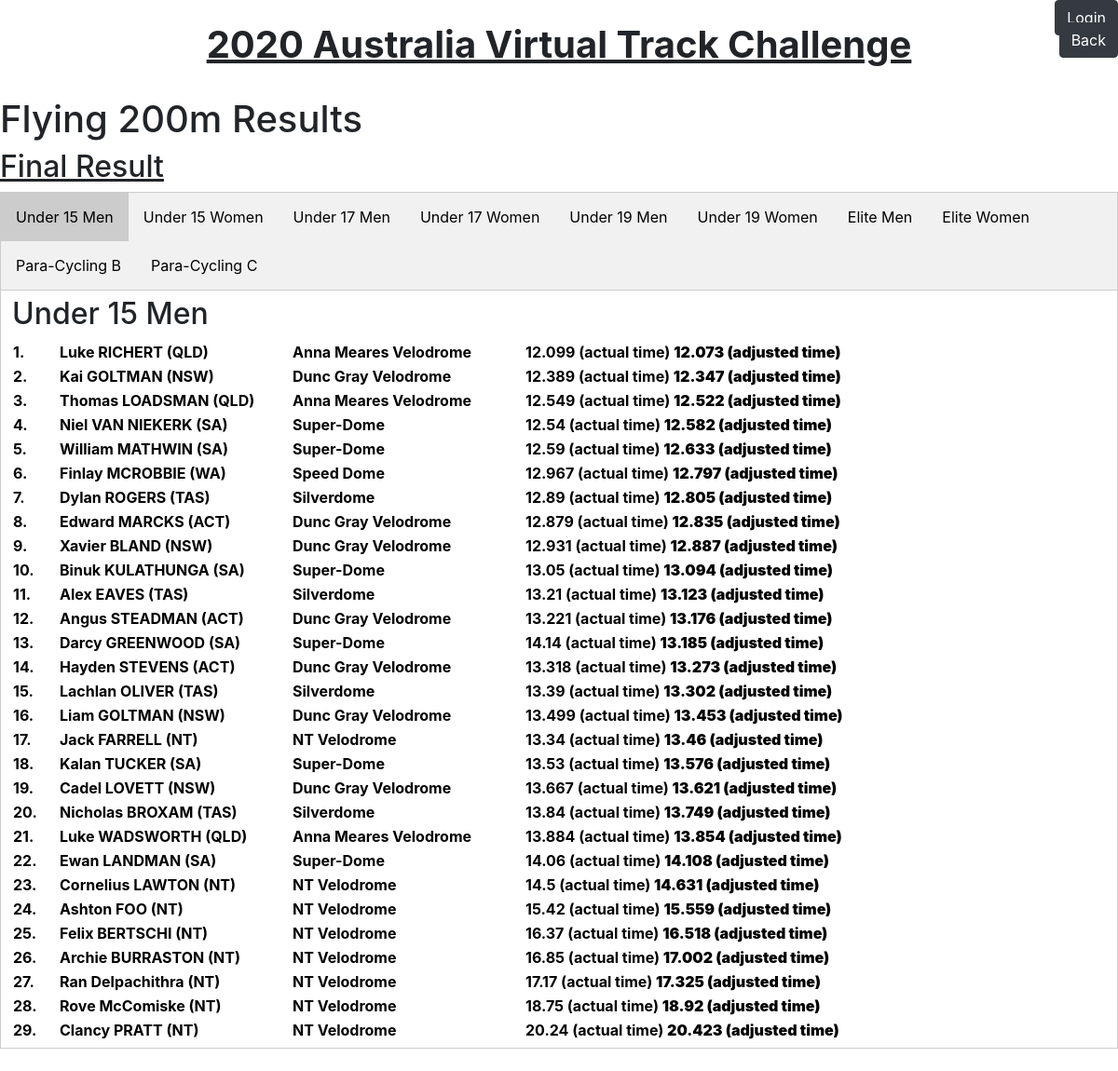
Page /1/results/flying200/ on the committed database.
### web/models.py (models this page shows, shortened)
class Event(models.Model):
    name = models.CharField(null = True, max_length=100)
    date = models.DateField(null=True)
    finish = models.DateField(null=True)
    image = models.ImageField(upload_to='events/images/', null=True)
    National = 'Nat'
    NJTS = 'NJTS'
    event_option_choices = [
        (National, 'National'),
        (NJTS, 'NJTS')
    ]
    event_option = models.CharField(
        max_length=8,
        choices=event_option_choices,
        default=National
    )

class rider(models.Model):
    number = models.IntegerField()
    name = models.CharField(max_length=50)
    representing = models.CharField(max_length=100, blank=True)
    Individual = 'Ind'
    Team = 'Team'
    team_option_choices = [
        (Individual, 'Individual'),
        (Team, 'Team')
    ]
    team_option = models.CharField(
        max_length=4,
        choices=team_option_choices,
        default=Individual
    )
    ACT = 'ACT'
    NSW = 'NSW'
    NT = 'NT'
    QLD = 'QLD'
    SA = 'SA'
    TAS = 'TAS'
    VIC = 'VIC'
    WA = 'WA'
    state_option_choices = [
        (ACT, 'ACT'),
        (NSW, 'NSW'),
        (NT, 'NT'),
        (QLD, 'QLD'),
        (SA, 'SA'),
        (TAS, 'TAS'),
        (VIC, 'VIC'),
        (WA, 'WA'),
    ]
    state = models.CharField(
        max_length=3,
        choices=state_option_choices,
        default=NSW
    )
    velo1 = 'Dunc Gray Velodrome'
    velo2 = 'NT Velodrome'
    velo3 = 'Anna Meares Velodrome'
    velo4 = 'Super-Dome'
    velo5 = 'Silverdome'
    velo6 = 'DISC'
    velo7 = 'Speed Dome'
    velo_option_choices = [
        (velo1, 'Dunc Gray Velodrome'),
        (velo2, 'NT Velodrome'),
        (velo3, 'Anna Meares Velodrome'),
        (velo4, 'Super-Dome'),
        (velo5, 'Silverdome'),
        (velo6, 'DISC'),
        (velo7, 'Speed Dome'),
    ]
    velodrome = models.CharField(
        max_length=50,
         choices=velo_option_choices,
        default=velo1
    )
    team_member1 = models.CharField(max_length=50, blank=True)
    team_member2 = models.CharField(max_length=50, blank=True)
    team_member3 = models.CharField(max_length=50, blank=True)
    team_member4 = models.CharField(max_length=50, blank=True)
    jm15 = 'JM15'
    jw15 = 'JW15'
    jm17 = 'JM17'
    jw17 = 'JW17'
    jm19 = 'JM19'
    jw19 = 'JW19'
    elitem = 'ELITEM'
    elitew = 'ELITEW'
    parab = "Para-B"
    parac = "Para-C"
    age_option_choices = [
        (jm15, 'JM15'),
        (jw15, 'JW15'),
        (jm17, 'JM17'),
        (jw17, 'JW17'),
        (jm19, 'JM19'),
        (jw19, 'JW19'),
        (elitem, 'ELITEM'),
        (elitew, 'ELITEW'),
        (parab, 'PARA-B'),
        (parac, 'PARA-C'),
    ]
    agegroup = models.CharField(
        max_length=6,
        choices=age_option_choices,
        default=jm15
    )
    ip_time = models.CharField(max_length=2,null=True, blank=True)
    ip_time_second = models.CharField(max_length=6,null=True, blank=True)
    ip_time_total = models.FloatField(max_length=8,null=True, blank=True)
    ip_adjusted_time = models.CharField(max_length=8,null=True, blank=True)
    ip_adjusted_second = models.CharField(max_length=8,null=True, blank=True)
    ip_time_total_adjusted = models.FloatField(max_length=8,null=True, blank=True)
    ip_temp = models.FloatField(null=True, blank=True)
    ip_bp = models.FloatField(null=True, blank=True)
    ip_humdity = models.FloatField(null=True, blank=True)
    tt200_time = models.FloatField(max_length=10,null=True, blank=True)
    tt200_adjusted_time = models.FloatField(max_length=10,null=True, blank=True)
    tt200_temp = models.FloatField(null=True, blank=True)
    tt200_bp = models.FloatField(null=True, blank=True)
    tt200_humdity = models.FloatField(null=True, blank=True)
    ts_time = models.FloatField(max_length=10,null=True, blank=True)
    ts_adjusted_time = models.FloatField(max_length=10,null=True, blank=True)
    ts_temp = models.FloatField(null=True, blank=True)
    ts_bp = models.FloatField(null=True, blank=True)
    ts_humdity = models.FloatField(null=True, blank=True)
    ts_ineligable = models.BooleanField(default=False)
    tp_time = models.CharField(max_length=10,null=True, blank=True)
    tp_temp = models.CharField(max_length=10,null=True, blank=True)
    tp_time_second = models.CharField(max_length=6,null=True, blank=True)
    tp_time_total = models.FloatField(max_length=8, null=True, blank=True)
    tp_adjusted_time = models.CharField(max_length=8,null=True, blank=True)
    tp_adjusted_second = models.CharField(max_length=8,null=True, blank=True)
    tp_time_total_adjusted = models.FloatField(max_length=8,null=True, blank=True)
    tp_bp = models.FloatField(null=True, blank=True)
    tp_humdity = models.FloatField(null=True, blank=True)
    tp_ineligable = models.BooleanField(default=False)
    tt_time = models.CharField(max_length=2, null=True, blank=True)
    tt_time_second = models.CharField(max_length=6, null=True, blank=True)
    tt_time_total = models.FloatField(max_length=8, null=True, blank=True)
    tt_adjusted_time = models.CharField(max_length=8, null=True, blank=True)
    tt_adjusted_second = models.CharField(max_length=8, null=True, blank=True)
    tt_time_total_adjusted = models.FloatField(max_length=8, null=True, blank=True)
    tt_temp = models.FloatField(null=True, blank=True)
    tt_bp = models.FloatField(null=True, blank=True)
    tt_humdity = models.FloatField(null=True, blank=True)
    created = models.DateTimeField(auto_now_add=True, editable=False, null=False, blank=False)
    last_modified = models.DateTimeField(auto_now=True, editable=False, null=False, blank=False)
    user = models.ForeignKey(User,null=True, on_delete=models.CASCADE)
    event = models.ForeignKey(Event,null=True, on_delete=models.CASCADE, default=3)
    class Meta(object):
        ordering = ['-event','-id']

### web/views.py (the view)
# urls.py: path('<int:Event_id>/results/flying200/', views.result_flying200, name='result_flying200'),
def result_flying200(request, Event_id):
    events = get_object_or_404(Event, pk=Event_id)
    todaydate = date.today()
    finaldate = events.finish
    u15m = rider.objects.order_by('tt200_adjusted_time').filter(event = events.id, tt200_time__gt=0, agegroup='JM15')
    u15w = rider.objects.order_by('tt200_adjusted_time').filter(event = events.id, tt200_time__gt=0, agegroup='JW15')
    u17m = rider.objects.order_by('tt200_adjusted_time').filter(event = events.id, tt200_time__gt=0, agegroup='JM17')
    u17w = rider.objects.order_by('tt200_adjusted_time').filter(event = events.id, tt200_time__gt=0, agegroup='JW17')
    u19m = rider.objects.order_by('tt200_adjusted_time').filter(event = events.id, tt200_time__gt=0, agegroup='JM19')
    u19w = rider.objects.order_by('tt200_adjusted_time').filter(event = events.id, tt200_time__gt=0, agegroup='JW19')
    elitem = rider.objects.order_by('tt200_adjusted_time').filter(event = events.id, tt200_time__gt=0, agegroup='ELITEM')
    elitew = rider.objects.order_by('tt200_adjusted_time').filter(event = events.id, tt200_time__gt=0, agegroup='ELITEW')
    parab = rider.objects.order_by('tt200_adjusted_time').filter(event = events.id, tt200_time__gt=0, agegroup='Para-B')
    parac = rider.objects.order_by('tt200_adjusted_time').filter(event = events.id, tt200_time__gt=0, agegroup='Para-C')
    return render(request, 'web/result_flying200.html',
                  {'jm15': u15m, 'jw15': u15w, 'jm17': u17m, 'jw17': u17w, 'jm19': u19m, 'jw19': u19w, 'elitem': elitem,
                   'elitew': elitew, 'parab': parab, 'parac': parac, 'timedate': todaydate, 'finaldate': finaldate, 'event':events})

### web/templates/web/result_flying200.html (shortened to what this page needs)
{% extends 'web/base.html'%}
{% block content %}
<a href="../"><button type="submit" class="btn btn-dark" style="position: absolute; right: 0;">Back</button></a>
<center>
    <h1><b><u>{{ event.name }}</u> </b></h1>
    </center>
<br>
<h1>Flying 200m Results</h1>
      {% if timedate <= finaldate %}
<h2><u>Provisional</u></h2>
    {% else %}
    <h2><u>Final Result</u></h2>
{% endif %}
<div class="tab">
  <button class="tablinks" onclick="openCity(event, 'U15M')" id="defaultOpen">Under 15 Men</button>
    <button class="tablinks" onclick="openCity(event, 'U15W')">Under 15 Women</button>
    <button class="tablinks" onclick="openCity(event, 'U17M')">Under 17 Men</button>
    <button class="tablinks" onclick="openCity(event, 'U17W')">Under 17 Women</button>
        {% if event.event_option == "Nat" %}
    <button class="tablinks" onclick="openCity(event, 'U19M')">Under 19 Men</button>
    <button class="tablinks" onclick="openCity(event, 'U19W')">Under 19 Women</button>
    <button class="tablinks" onclick="openCity(event, 'ELITEM')">Elite Men</button>
    <button class="tablinks" onclick="openCity(event, 'ELITEW')">Elite Women</button>
    <button class="tablinks" onclick="openCity(event, 'PARAB')">Para-Cycling B</button>
    <button class="tablinks" onclick="openCity(event, 'PARAC')">Para-Cycling C</button>
    {% endif %}
</div>
<div id="U15M" class="tabcontent">
<h2>Under 15 Men</h2>
      <table>
{% for result in jm15 %}
        <tr style = "color:black">
<th style="width:50px">{{ forloop.counter }}.</th>
          <th style="width:250px"><a style = "color:black" href="/{{ event.id }}/riders/{{ result.id }}">{{ result.name }} ({{ result.state }}) </a> </th>
          <th style="width:250px">{{ result.velodrome }}</th>
          <th>{{ result.tt200_time }} (actual time) <b>{{ result.tt200_adjusted_time }} (adjusted time)</b></th>
</tr>
{% endfor %}
      </table>
</div>
{% endblock %}

### web/static/web/custom.css (style rules this page uses)
.tab { overflow: hidden; border: 1px solid #ccc; background-color: #f1f1f1; }
.tab button { background-color: inherit; float: left; border: none; outline: none; cursor: pointer; padding: 14px 16px; transition: 0.3s; }
.tab button.active { background-color: #ccc; }
.tabcontent { display: none; padding: 6px 12px; border: 1px solid #ccc; border-top: none; }

### rows in the picture
Event: name "2020 Australia Virtual Track Challenge"
rider: name "Luke RICHERT", state "QLD", velodrome "Anna Meares Velodrome", tt200_time "12.099", tt200_adjusted_time "12.073"
rider: name "Kai GOLTMAN", state "NSW", velodrome "Dunc Gray Velodrome", tt200_time "12.389", tt200_adjusted_time "12.347"
rider: name "Thomas LOADSMAN", state "QLD", velodrome "Anna Meares Velodrome", tt200_time "12.549", tt200_adjusted_time "12.522"
rider: name "Niel VAN NIEKERK", state "SA", velodrome "Super-Dome", tt200_time "12.54", tt200_adjusted_time "12.582"
rider: name "William MATHWIN", state "SA", velodrome "Super-Dome", tt200_time "12.59", tt200_adjusted_time "12.633"
rider: name "Finlay MCROBBIE", state "WA", velodrome "Speed Dome", tt200_time "12.967", tt200_adjusted_time "12.797"
rider: name "Dylan ROGERS", state "TAS", velodrome "Silverdome", tt200_time "12.89", tt200_adjusted_time "12.805"
rider: name "Edward MARCKS", state "ACT", velodrome "Dunc Gray Velodrome", tt200_time "12.879", tt200_adjusted_time "12.835"
rider: name "Xavier BLAND", state "NSW", velodrome "Dunc Gray Velodrome", tt200_time "12.931", tt200_adjusted_time "12.887"
rider: name "Binuk KULATHUNGA", state "SA", velodrome "Super-Dome", tt200_time "13.05", tt200_adjusted_time "13.094"
rider: name "Alex EAVES", state "TAS", velodrome "Silverdome", tt200_time "13.21", tt200_adjusted_time "13.123"
rider: name "Angus STEADMAN", state "ACT", velodrome "Dunc Gray Velodrome", tt200_time "13.221", tt200_adjusted_time "13.176"
rider: name "Darcy GREENWOOD", state "SA", velodrome "Super-Dome", tt200_time "14.14", tt200_adjusted_time "13.185"
rider: name "Hayden STEVENS", state "ACT", velodrome "Dunc Gray Velodrome", tt200_time "13.318", tt200_adjusted_time "13.273"
rider: name "Lachlan OLIVER", state "TAS", velodrome "Silverdome", tt200_time "13.39", tt200_adjusted_time "13.302"
rider: name "Liam GOLTMAN", state "NSW", velodrome "Dunc Gray Velodrome", tt200_time "13.499", tt200_adjusted_time "13.453"
rider: name "Jack FARRELL", state "NT", velodrome "NT Velodrome", tt200_time "13.34", tt200_adjusted_time "13.46"
rider: name "Kalan TUCKER", state "SA", velodrome "Super-Dome", tt200_time "13.53", tt200_adjusted_time "13.576"
rider: name "Cadel LOVETT", state "NSW", velodrome "Dunc Gray Velodrome", tt200_time "13.667", tt200_adjusted_time "13.621"
rider: name "Nicholas BROXAM", state "TAS", velodrome "Silverdome", tt200_time "13.84", tt200_adjusted_time "13.749"
rider: name "Luke WADSWORTH", state "QLD", velodrome "Anna Meares Velodrome", tt200_time "13.884", tt200_adjusted_time "13.854"
rider: name "Ewan LANDMAN", state "SA", velodrome "Super-Dome", tt200_time "14.06", tt200_adjusted_time "14.108"
rider: name "Cornelius LAWTON", state "NT", velodrome "NT Velodrome", tt200_time "14.5", tt200_adjusted_time "14.631"
rider: name "Ashton FOO", state "NT", velodrome "NT Velodrome", tt200_time "15.42", tt200_adjusted_time "15.559"
rider: name "Felix BERTSCHI", state "NT", velodrome "NT Velodrome", tt200_time "16.37", tt200_adjusted_time "16.518"
rider: name "Archie BURRASTON", state "NT", velodrome "NT Velodrome", tt200_time "16.85", tt200_adjusted_time "17.002"
rider: name "Ran Delpachithra", state "NT", velodrome "NT Velodrome", tt200_time "17.17", tt200_adjusted_time "17.325"
rider: name "Rove McComiske", state "NT", velodrome "NT Velodrome", tt200_time "18.75", tt200_adjusted_time "18.92"
rider: name "Clancy PRATT", state "NT", velodrome "NT Velodrome", tt200_time "20.24", tt200_adjusted_time "20.423"
